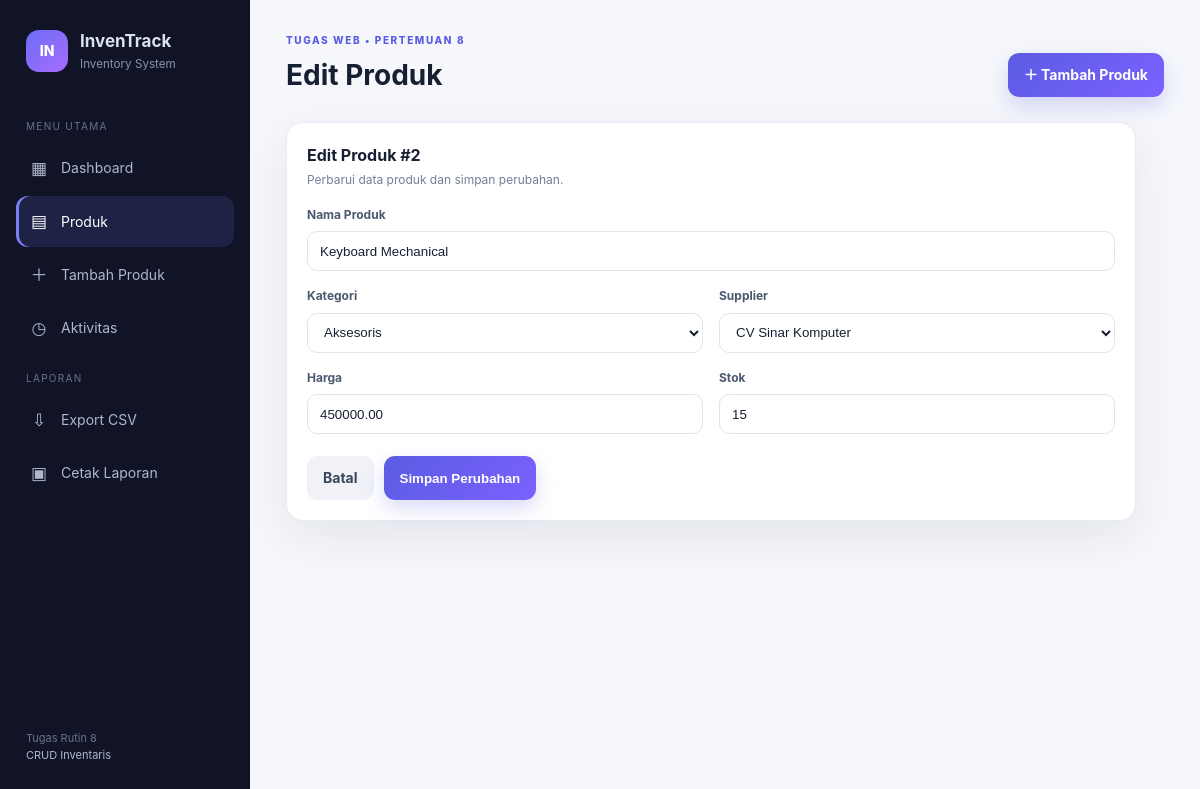
Page /edit.php?id=2 on the committed database.
### tables this page shows
CREATE TABLE products (
    id INT UNSIGNED AUTO_INCREMENT PRIMARY KEY,
    name VARCHAR(150) NOT NULL,
    category_id INT UNSIGNED NOT NULL,
    supplier_id INT UNSIGNED NOT NULL,
    price DECIMAL(12,2) NOT NULL DEFAULT 0.00,
    stock INT NOT NULL DEFAULT 0,
    created_at TIMESTAMP DEFAULT CURRENT_TIMESTAMP,
    updated_at TIMESTAMP DEFAULT CURRENT_TIMESTAMP ON UPDATE CURRENT_TIMESTAMP,
    CONSTRAINT fk_products_category FOREIGN KEY (category_id) REFERENCES categories(id) ON UPDATE CASCADE ON DELETE RESTRICT,
    CONSTRAINT fk_products_supplier FOREIGN KEY (supplier_id) REFERENCES suppliers(id) ON UPDATE CASCADE ON DELETE RESTRICT,
    INDEX idx_product_category (category_id),
    INDEX idx_product_supplier (supplier_id)
);

CREATE TABLE categories (
    id INT UNSIGNED AUTO_INCREMENT PRIMARY KEY,
    name VARCHAR(100) NOT NULL UNIQUE
);

CREATE TABLE suppliers (
    id INT UNSIGNED AUTO_INCREMENT PRIMARY KEY,
    name VARCHAR(100) NOT NULL,
    phone VARCHAR(20) NOT NULL
);

### config/helpers.php (called while the page is built, shortened)
<?php
function e(?string $value): string { return htmlspecialchars((string)$value, ENT_QUOTES, 'UTF-8'); }

### edit.php (the view, shortened to what this page needs)
<?php
require_once __DIR__ . '/config/bootstrap.php';
$id=(int)($_GET['id']??0); $stmt=$pdo->prepare('SELECT * FROM products WHERE id=?'); $stmt->execute([$id]); $product=$stmt->fetch();
$categories=$pdo->query('SELECT * FROM categories ORDER BY name')->fetchAll(); $suppliers=$pdo->query('SELECT * FROM suppliers ORDER BY name')->fetchAll(); $errors=[];
$pageTitle='Edit Produk';$active='products';require __DIR__.'/partials/header.php';
?><section class="card form-card"><div class="card-head"><div><h2>Edit Produk #<?= $id ?></h2><span class="muted">Perbarui data produk dan simpan perubahan.</span></div></div><?php if($errors): ?><div class="flash error">⚠ <?= e(implode(' ',$errors)) ?></div><?php endif; ?><form method="post"><input type="hidden" name="csrf" value="<?= e(csrfToken()) ?>"><div class="form-grid"><div class="field full"><label>Nama Produk</label><input class="input" name="name" value="<?= e($product['name']) ?>" required></div><div class="field"><label>Kategori</label><select class="select" name="category_id" required><?php foreach($categories as $c): ?><option value="<?= $c['id'] ?>" <?= $product['category_id']==$c['id']?'selected':'' ?>><?= e($c['name']) ?></option><?php endforeach; ?></select></div><div class="field"><label>Supplier</label><select class="select" name="supplier_id" required><?php foreach($suppliers as $s): ?><option value="<?= $s['id'] ?>" <?= $product['supplier_id']==$s['id']?'selected':'' ?>><?= e($s['name']) ?></option><?php endforeach; ?></select></div><div class="field"><label>Harga</label><input class="input" type="number" name="price" min="0" step="0.01" value="<?= e((string)$product['price']) ?>" required></div><div class="field"><label>Stok</label><input class="input" type="number" name="stock" min="0" value="<?= e((string)$product['stock']) ?>" required></div></div><div class="form-actions"><a class="btn btn-light" href="index.php?page=products">Batal</a><button class="btn btn-primary" type="submit">Simpan Perubahan</button></div></form></section><?php require __DIR__.'/partials/footer.php'; ?>

### assets/style.css (style rules this page uses)
:root { --bg:#f5f7fb;--panel:#fff;--ink:#172033;--muted:#718096;--line:#e7ebf2;--primary:#5b5ce2;--primary2:#7b61ff;--green:#18a878;--orange:#f59e0b;--red:#e5484d;--shadow:0 16px 45px rgba(36,43,75,.08) }
* { box-sizing:border-box }
body { margin:0;background:var(--bg);color:var(--ink);font:14px/1.55 Inter,ui-sans-serif,system-ui,-apple-system,"Segoe UI",sans-serif }
.btn { border:0;border-radius:11px;padding:11px 16px;text-decoration:none;font-weight:700;display:inline-flex;align-items:center;gap:7px;cursor:pointer }
.btn-primary { color:#fff;background:linear-gradient(135deg,var(--primary),var(--primary2));box-shadow:0 9px 20px rgba(91,92,226,.22) }
.btn-light { background:#f0f2f7;color:#3b465a }
.card { background:var(--panel);border:1px solid var(--line);border-radius:17px;box-shadow:var(--shadow);padding:20px }
.card-head { display:flex;justify-content:space-between;align-items:center;gap:12px;margin-bottom:16px }
.card-head h2 { font-size:16px;margin:0 }
.muted { color:var(--muted);font-size:12px }
.input,.select { height:40px;border:1px solid #dfe4ed;border-radius:10px;padding:0 12px;background:#fff;color:var(--ink);outline:none }
.form-card { max-width:850px }
.form-grid { display:grid;grid-template-columns:1fr 1fr;gap:16px }
.field { display:grid;gap:7px }
.field.full { grid-column:1/-1 }
.field label { font-size:12px;font-weight:700;color:#4c5870 }
.form-actions { margin-top:22px;display:flex;gap:10px }

### rows in the picture
products: name "Keyboard Mechanical", category_id "Aksesoris", supplier_id "CV Sinar Komputer", price "450000.00", stock "15"

### other values in the picture
$pageTitle "Edit Produk"
$id "2"
